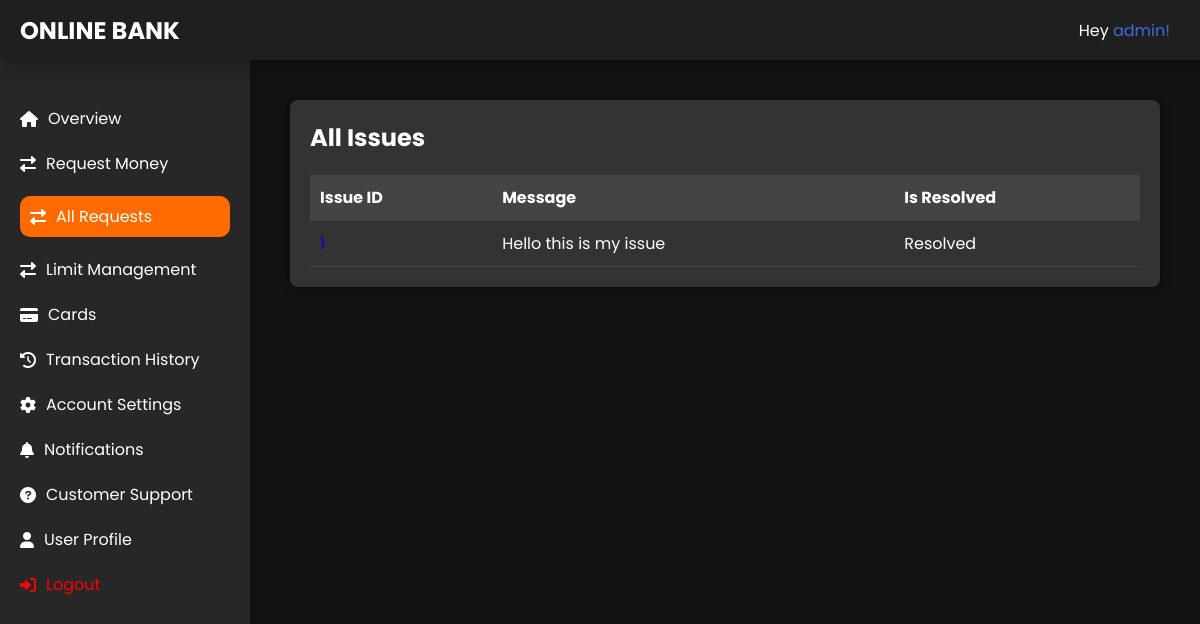
The page /customer-support/ (signed in) on the database its author committed.
### core/models.py (models this page shows)
class CustomerSupport(models.Model):
    user = models.ForeignKey(User, on_delete=models.CASCADE)
    content = models.TextField()
    timestamp = models.DateTimeField(auto_now_add=True)
    resolved_at = models.DateTimeField(null=True, blank=True)

### core/views.py (the view)
# urls.py: path('customer-support/', views.customer_support, name='all_issues'),
def customer_support(request):
    context = {}
    bank_account = BankAccount.objects.get(user=request.user)
    context['bank_account'] = bank_account
    context['bank_account_created'] = True
    issues_qs = CustomerSupport.objects.filter(user=request.user)
    context['issues'] = issues_qs
    return render(request, 'customer_support/all_issues.html', context)

### templates/customer_support/all_issues.html (shortened to what this page needs)
{% extends 'base.html' %}
{% load static %}
{% load humanize %}
{% block requests_active %}
class="active-link"
{% endblock %}
{% block content %}
    <div class="dashboard-container">
        <div class="transaction-history">
            <h2>All Issues</h2>
            <table>
                <thead>
                    <tr>
                        <th>Issue ID</th>
                        <th>Message</th>
                        <th>Is Resolved</th>
                    </tr>
                </thead>
                <tbody>
                    {% for item in issues %}
                    <tr>
                        <td><a href="{% url 'core:issue_detail' item.id %}">{{ item.id }}</a></td>
                        <td>{{ item.content | slice:"0:200" }}</td>
                        {% if item.resolved_at is None %}
                        <td>Not Resolved</td>
                        {% else %}
                        <td>Resolved</td>
                        {% endif %}
                    </tr>
                    {% empty %}
                    <tr>
                        <td>
                            No Issues Reported
                        </td>
                    </tr>
                    {% endfor %}
                </tbody>
            </table>
        </div>
    </div>
{% endblock %}

### templates/base.html (shortened to what this page needs)
{% load static %}
<!DOCTYPE html>
<html lang="en">
<head>
    <link rel="stylesheet" href="{% static 'css/home.css' %}">
    <link rel="stylesheet" href="https://cdnjs.cloudflare.com/ajax/libs/font-awesome/6.0.0-beta3/css/all.min.css">
</head>
<body>
    <div class="navbar">
        <h2><a style="color: white;" href="{% url 'core:dashboard' %}">ONLINE BANK</a></h2>
        <div>
            <p>Hey <a href="" style="color: royalblue;">{{ request.user.username }}!</a></p>
        </div>
    </div>
    <div class="container">
        {% if request.user.is_authenticated %}
            {% if bank_account_created %}
            <nav class="sidebar">
                <ul class="sidebar-links">
                    <li {% block home_active %}{% endblock %}><a href="{% url 'core:dashboard' %}"><i class="fas fa-home"></i> Overview</a></li>
                    <li {% block requestMoney_active %}{% endblock %}><a href="{% url 'transaction:request_money' %}"><i class="fas fa-exchange-alt"></i> Request Money</a></li>
                    <li {% block requests_active %}{% endblock %}><a href="{% url 'transaction:all_requests' bank_account.account_number %}"><i class="fas fa-exchange-alt"></i> All Requests</a></li>
                    <li {% block limit_manage_active %}{% endblock %}><a href="{% url 'transaction:limit_management' bank_account.account_number %}"><i class="fas fa-exchange-alt"></i> Limit Management</a></li>
                    <li {% block card_active %}{% endblock %}><a href="{% url 'transaction:manage_card' bank_account.account_number %}"><i class="fas fa-credit-card"></i> Cards</a></li>
                    <li {% block trx_history_active %}{% endblock %}><a href="{% url 'transaction:transaction_history' bank_account.account_number %}"><i class="fas fa-history"></i> Transaction History</a></li>
                    <li {% block acc_setting_active %}{% endblock %}><a href="#"><i class="fas fa-cog"></i> Account Settings</a></li>
                    <li {% block noti_active %}{% endblock %}><a href="{% url 'core:notifications' bank_account.account_number %}"><i class="fas fa-bell"></i> Notifications</a></li>
                    <li {% block support_active %}{% endblock %}><a href="{% url 'core:all_issues' %}"><i class="fas fa-question-circle"></i> Customer Support</a></li>
                    <li {% block user_profile_active %}{% endblock %}><a href="{% url 'bankaccount:user_profile' request.user %}"><i class="fas fa-user"></i>User Profile</a></li>
                    {% if request.user.is_authenticated %}
                    <li><a style="color: red;" href="{% url 'account_logout' %}"><i class="fas fa-sign-in-alt" ></i> Logout</a></li>
                    {% else %}
                    <li><a href="{% url 'account_signup' %}"><i class="fas fa-sign-in-alt"></i> Login/Signup</a></li>
                    {% endif %}
                </ul>
            </nav>
            {% endif %}
        {% endif %}
        <main class="content">
            {% block content %}
            {% endblock content %}
        </main>
    </div>
</body>
</html>

### static/css/home.css (style rules this page uses)
* { font-family: poppins; }
a { text-decoration: none; text-align: center; }
body { margin: 0; font-family: poppins, sans-serif; background-color: #121212; color: #ffffff; }
.navbar { display: flex; justify-content: space-between; align-items: center; padding: 0 20px; background-color: #1f1f1f; box-shadow: 2px 2px 20px 2px rgba(0, 0, 0, 0.304) !important; height: 60px; position: fixed; top: 0; width: 100%; z-index: 3; }
.navbar > div { margin-right: 50px; display: flex; flex-direction: row-reverse; justify-content: end; }
.container { display: flex; height: 100vh; margin-top: 60px; }
.sidebar { width: 250px; background-color: #272727; padding-top: 20px; position: fixed; transition: transform 0.3s ease; height: calc(100% - 60px); z-index: 2; }
.sidebar-links { list-style-type: none; padding: 0; }
.sidebar-links li { padding: 10px 20px; }
.sidebar-links li a { color: #ffffff; text-decoration: none; display: flex; align-items: center; }
.sidebar-links li a i { margin-right: 10px; }
.content { margin-left: 250px; padding: 20px; flex: 1; transition: margin-left 0.3s ease; }
.dashboard-container { max-width: 100%; margin: auto; padding: 20px; }
.active-link > a { background-color: #FF6B00; padding: 8px 10px; border-radius: 10px; }
.transaction-history { background-color: #333333; padding: 20px; border-radius: 8px; box-shadow: 0 0 10px rgba(0, 0, 0, 0.5); }
.transaction-history h2 { margin-top: 0; margin-bottom: 20px; }
.transaction-history table { width: 100%; border-collapse: collapse; }
.transaction-history th, .transaction-history td { padding: 10px; text-align: left; border-bottom: 1px solid #444444; }
.transaction-history th { background-color: #444444; }
.table .success > th, td { max-width: 50%; padding: 10px; text-align: left; border: none; }

### rows shown on the page
CustomerSupport: id "1", content "Hello this is my issue", shows "Resolved"

### other values the page prints
{{ request.user.username }} "admin"
